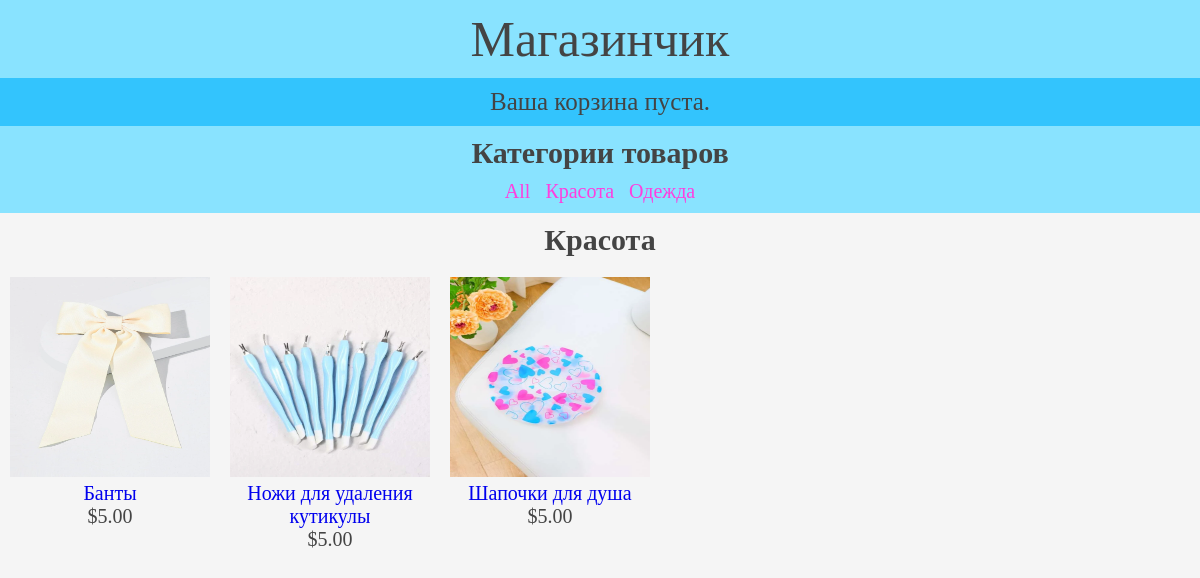
Page /krasota/ on the committed database.
### shop/models.py (models this page shows, shortened)
class Category(models.Model):
    id = models.AutoField(primary_key=True)
    name = models.CharField(max_length=200, db_index=True)
    slug = models.SlugField(max_length=200, db_index=True, unique=True)
    def get_absolute_url(self):
        return reverse('shop:product_list_by_category',
                        args=[self.slug])
    class Meta:
        ordering = ('name',)
        verbose_name = 'Категория'
        verbose_name_plural = 'Категории'

class Product(models.Model):
    category = models.ForeignKey(Category, related_name='products', on_delete=models.CASCADE)
    name = models.CharField(max_length=200, db_index=True)
    slug = models.SlugField(max_length=200, db_index=True)
    image = models.ImageField(upload_to='products/%Y/%m/%d', blank=True)
    description = models.TextField(blank=True)
    price = models.DecimalField(max_digits=10, decimal_places=2)
    stock = models.PositiveIntegerField()
    available = models.BooleanField(default=True)
    created = models.DateTimeField(auto_now_add=True)
    updated = models.DateTimeField(auto_now=True)
    def get_absolute_url(self):
        return reverse('shop:product_detail',
                        args=[self.id, self.slug])
    class Meta:
        ordering = ('name',)
        index_together = (('id', 'slug'),)
        verbose_name = 'Продукт'
        verbose_name_plural = 'Продукты'

### shop/views.py (the view)
def product_list(request, category_slug=None):
    category = None
    categories = Category.objects.all()
    products = Product.objects.filter(available=True)
    if category_slug:
        category = get_object_or_404(Category, slug=category_slug)
        products = products.filter(category=category)
    return render(request,
                  'shop/product/list.html',
                  {'category': category,
                   'categories': categories,
                   'products': products})

### cart/cart.py (called while the page is built)
    def __len__(self):
        return sum(item['quantity'] for item in self.cart.values())

### cart/context_processors.py (called while the page is built)
def cart(request):
    return {'cart': Cart(request)}

### shop/templates/shop/product/list.html (shortened to what this page needs)
{% extends "shop/base.html" %}
{% load static %}
{% block content %}
    <div id="sidebar">
        <h3> Категории товаров </h3>
        <ul>
            <li {% if not category %}class="selected"{% endif %}>
                <a href="{% url "shop:product_list" %}">All</a>
            </li>
            {% for c in categories %}
                <li {% if category.slug == c.slug %}class="selected"{% endif %}>
                    <a href="{{ c.get_absolute_url }}">{{ c.name }}</a>
                </li>
            {% endfor %}
        </ul>
    </div>
    <div id="main" class="product-list">
        <h1>{% if category %}{{ category.name }}{% else %} Товары {% endif %}</h1>
        {% for product in products %}
            <div class="item">
                <a href="{{ product.get_absolute_url }}">
                    <img src="{% if product.image %}{{ product.image.url }}{% else %}{% static "img/no_image.png" %}{% endif %}">
                </a>
                <a href="{{ product.get_absolute_url }}">{{ product.name }}</a><br>
                ${{ product.price }}
            </div>
        {% endfor %}
    </div>
{% endblock %}

### shop/templates/shop/base.html (shortened to what this page needs)
{% load static %}
<!DOCTYPE html>
<html>
<head>
    <link href="{% static "css/base.css" %}" rel="stylesheet">
</head>
<body>
<div id="header">
    <a href="/" class="logo"> Магазинчик </a>
</div>
<div id="subheader">
    <div class="cart">
    {% with total_items=cart|length %}
        {% if cart|length > 0 %}
            Ваша корзина:
            <a href="{% url "cart:cart_detail" %}">
                {{ total_items }} item{{ total_items|pluralize }},
                ${{ cart.get_total_price }}
            </a>
        {% else %}
            Ваша корзина пуста.
        {% endif %}
    {% endwith %}
    </div>
</div>
<div id="content">
    {% block content %}
    {% endblock %}
</div>
</body>
</html>

### shop/static/css/base.css (style rules this page uses)
* { font-size: 20px; font-family: cursive; }
body { padding: 0; margin: 0; background-color:whitesmoke; }
.item img { width: 200px; height: 200px; }
.item { text-align: center; margin: 10px; float: left; width: 200px; box-sizing: border-box; }
a { text-decoration:none; }
h3 { margin: 0; font-size: 30px; }
ul { list-style: none; margin: 0; padding: 0; }
#header, #subheader, #sidebar { padding: 10px 0; text-align: center; }
.logo { font-size: 50px; }
.product-list { text-align: center; }
#header { background-color: #89e3ff; }
#header a { color: rgb(68, 68, 68); text-decoration: none; }
#subheader { background-color: #33c4fd; }
#subheader .cart { color: rgb(68, 68, 68); font-size: 25px; }
#sidebar { background-color: #89e3ff; }
#sidebar h3 { color:rgb(68, 68, 68); }
#sidebar a { color: rgb(255, 62, 223); }
h1 { padding: 10px 0; margin: 0; color: dark; font-size: 30px; }
#main { color: rgb(68, 68, 68); }
#content { text-align: center; }
#sidebar ul { margin: 0; padding-top: 10px; }
#sidebar ul li { display: inline; padding: 5px; }

### rows in the picture
Category: name "Красота"
Category: name "Одежда"
Product: image (picture), name "Банты", price "5.00"
Product: image (picture), name "Ножи для удаления кутикулы", price "5.00"
Product: image (picture), name "Шапочки для душа", price "5.00"
